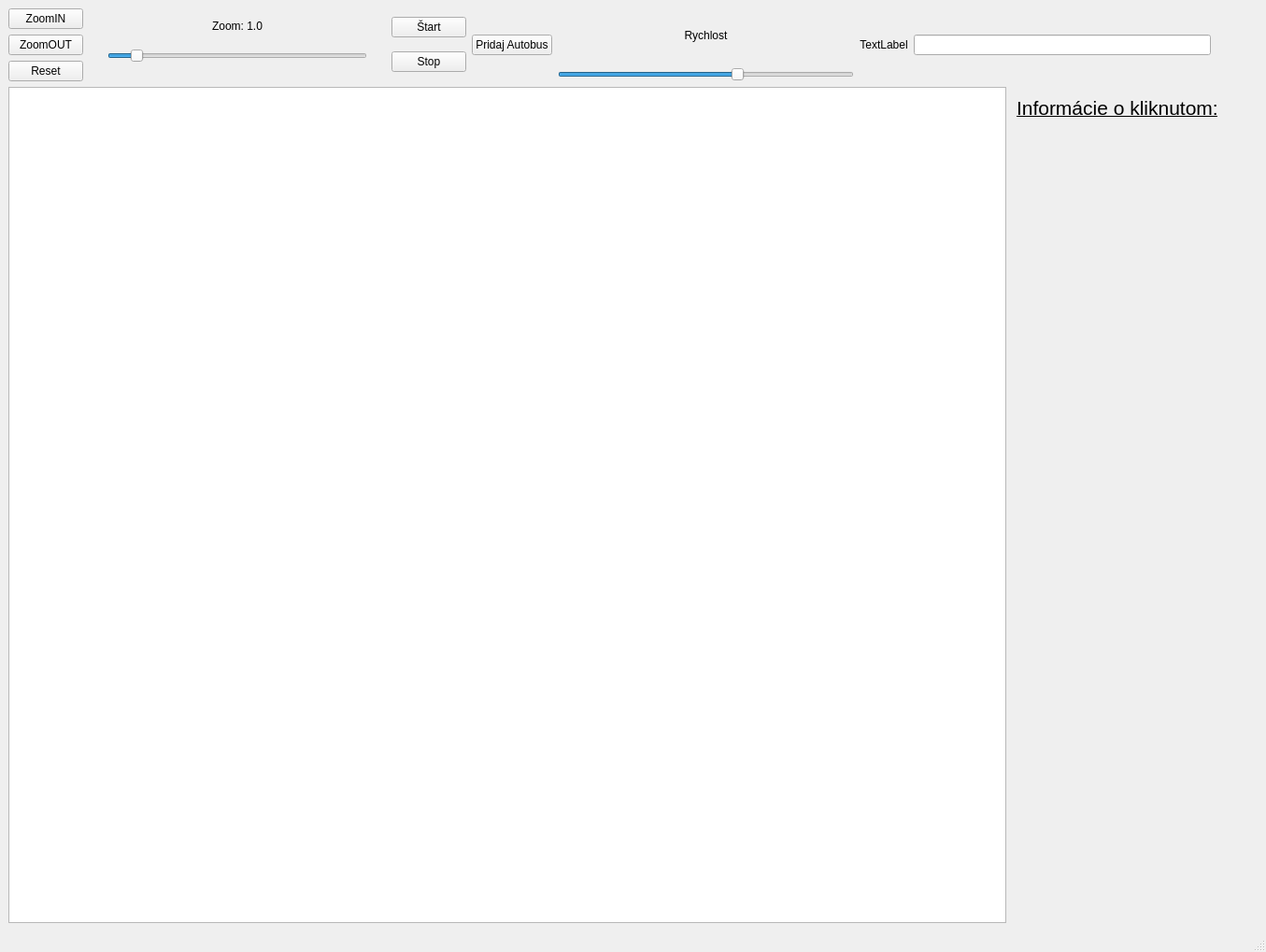
<?xml version="1.0" encoding="UTF-8"?>
<ui version="4.0">
 <class>MainWindow</class>
 <widget class="QMainWindow" name="MainWindow">
  <property name="geometry">
   <rect>
    <x>0</x>
    <y>0</y>
    <width>1355</width>
    <height>1019</height>
   </rect>
  </property>
  <property name="minimumSize">
   <size>
    <width>1355</width>
    <height>1019</height>
   </size>
  </property>
  <property name="windowTitle">
   <string>MainWindow</string>
  </property>
  <widget class="QWidget" name="centralwidget">
   <layout class="QVBoxLayout" name="verticalLayout">
    <item>
     <layout class="QHBoxLayout" name="horizontalLayout">
      <property name="leftMargin">
       <number>0</number>
      </property>
      <property name="topMargin">
       <number>0</number>
      </property>
      <property name="rightMargin">
       <number>50</number>
      </property>
      <item>
       <layout class="QVBoxLayout" name="verticalLayout_2">
        <property name="rightMargin">
         <number>0</number>
        </property>
        <item>
         <widget class="QPushButton" name="zoomINBtn">
          <property name="text">
           <string>ZoomIN</string>
          </property>
         </widget>
        </item>
        <item>
         <widget class="QPushButton" name="zoomOUTBtn">
          <property name="text">
           <string>ZoomOUT</string>
          </property>
         </widget>
        </item>
        <item>
         <widget class="QPushButton" name="resetBtn">
          <property name="text">
           <string>Reset</string>
          </property>
         </widget>
        </item>
       </layout>
      </item>
      <item>
       <layout class="QVBoxLayout" name="verticalLayout_3">
        <property name="leftMargin">
         <number>20</number>
        </property>
        <property name="rightMargin">
         <number>20</number>
        </property>
        <property name="bottomMargin">
         <number>20</number>
        </property>
        <item alignment="Qt::AlignHCenter">
         <widget class="QLabel" name="labelZoom">
          <property name="text">
           <string>Zoom: 1.0</string>
          </property>
         </widget>
        </item>
        <item>
         <widget class="QSlider" name="zoomSlider">
          <property name="minimum">
           <number>1</number>
          </property>
          <property name="maximum">
           <number>100</number>
          </property>
          <property name="sliderPosition">
           <number>10</number>
          </property>
          <property name="orientation">
           <enum>Qt::Horizontal</enum>
          </property>
         </widget>
        </item>
       </layout>
      </item>
      <item>
       <layout class="QVBoxLayout" name="verticalLayout_4">
        <item>
         <widget class="QPushButton" name="startBtn">
          <property name="text">
           <string>Štart</string>
          </property>
         </widget>
        </item>
        <item>
         <widget class="QPushButton" name="stopBtn">
          <property name="text">
           <string>Stop</string>
          </property>
         </widget>
        </item>
       </layout>
      </item>
      <item>
       <widget class="QPushButton" name="pridajBtn">
        <property name="text">
         <string>Pridaj Autobus</string>
        </property>
       </widget>
      </item>
      <item>
       <layout class="QVBoxLayout" name="verticalLayout_5">
        <item>
         <widget class="QLabel" name="label">
          <property name="text">
           <string>Rychlost</string>
          </property>
          <property name="alignment">
           <set>Qt::AlignCenter</set>
          </property>
         </widget>
        </item>
        <item>
         <widget class="QSlider" name="speedSlider">
          <property name="minimum">
           <number>0</number>
          </property>
          <property name="maximum">
           <number>49</number>
          </property>
          <property name="value">
           <number>30</number>
          </property>
          <property name="orientation">
           <enum>Qt::Horizontal</enum>
          </property>
          <property name="invertedAppearance">
           <bool>false</bool>
          </property>
          <property name="invertedControls">
           <bool>true</bool>
          </property>
         </widget>
        </item>
       </layout>
      </item>
      <item>
       <widget class="QLabel" name="labelTime">
        <property name="text">
         <string>TextLabel</string>
        </property>
        <property name="alignment">
         <set>Qt::AlignCenter</set>
        </property>
       </widget>
      </item>
      <item>
       <widget class="QLineEdit" name="lineEditTime"/>
      </item>
     </layout>
    </item>
    <item>
     <layout class="QHBoxLayout" name="horizontalLayout_2">
      <property name="leftMargin">
       <number>0</number>
      </property>
      <property name="bottomMargin">
       <number>0</number>
      </property>
      <item>
       <widget class="QGraphicsView" name="graphicsView">
        <property name="dragMode">
         <enum>QGraphicsView::ScrollHandDrag</enum>
        </property>
       </widget>
      </item>
      <item>
       <layout class="QVBoxLayout" name="verticalLayout_6">
        <property name="leftMargin">
         <number>5</number>
        </property>
        <property name="topMargin">
         <number>10</number>
        </property>
        <item alignment="Qt::AlignLeft|Qt::AlignTop">
         <widget class="QLabel" name="labelNadpisInfa">
          <property name="sizePolicy">
           <sizepolicy hsizetype="Minimum" vsizetype="Minimum">
            <horstretch>0</horstretch>
            <verstretch>0</verstretch>
           </sizepolicy>
          </property>
          <property name="minimumSize">
           <size>
            <width>258</width>
            <height>17</height>
           </size>
          </property>
          <property name="text">
           <string>&lt;html&gt;&lt;head/&gt;&lt;body&gt;&lt;p&gt;&lt;span style=&quot; font-size:16pt; text-decoration: underline;&quot;&gt;Informácie o kliknutom:&lt;/span&gt;&lt;/p&gt;&lt;/body&gt;&lt;/html&gt;</string>
          </property>
          <property name="textFormat">
           <enum>Qt::AutoText</enum>
          </property>
         </widget>
        </item>
        <item>
         <widget class="QLabel" name="infoLabel">
          <property name="text">
           <string/>
          </property>
         </widget>
        </item>
        <item>
         <spacer name="verticalSpacer">
          <property name="orientation">
           <enum>Qt::Vertical</enum>
          </property>
          <property name="sizeHint" stdset="0">
           <size>
            <width>20</width>
            <height>40</height>
           </size>
          </property>
         </spacer>
        </item>
       </layout>
      </item>
     </layout>
    </item>
   </layout>
  </widget>
  <widget class="QMenuBar" name="menubar">
   <property name="geometry">
    <rect>
     <x>0</x>
     <y>0</y>
     <width>1355</width>
     <height>22</height>
    </rect>
   </property>
  </widget>
  <widget class="QStatusBar" name="statusbar"/>
 </widget>
 <resources/>
 <connections/>
</ui>
